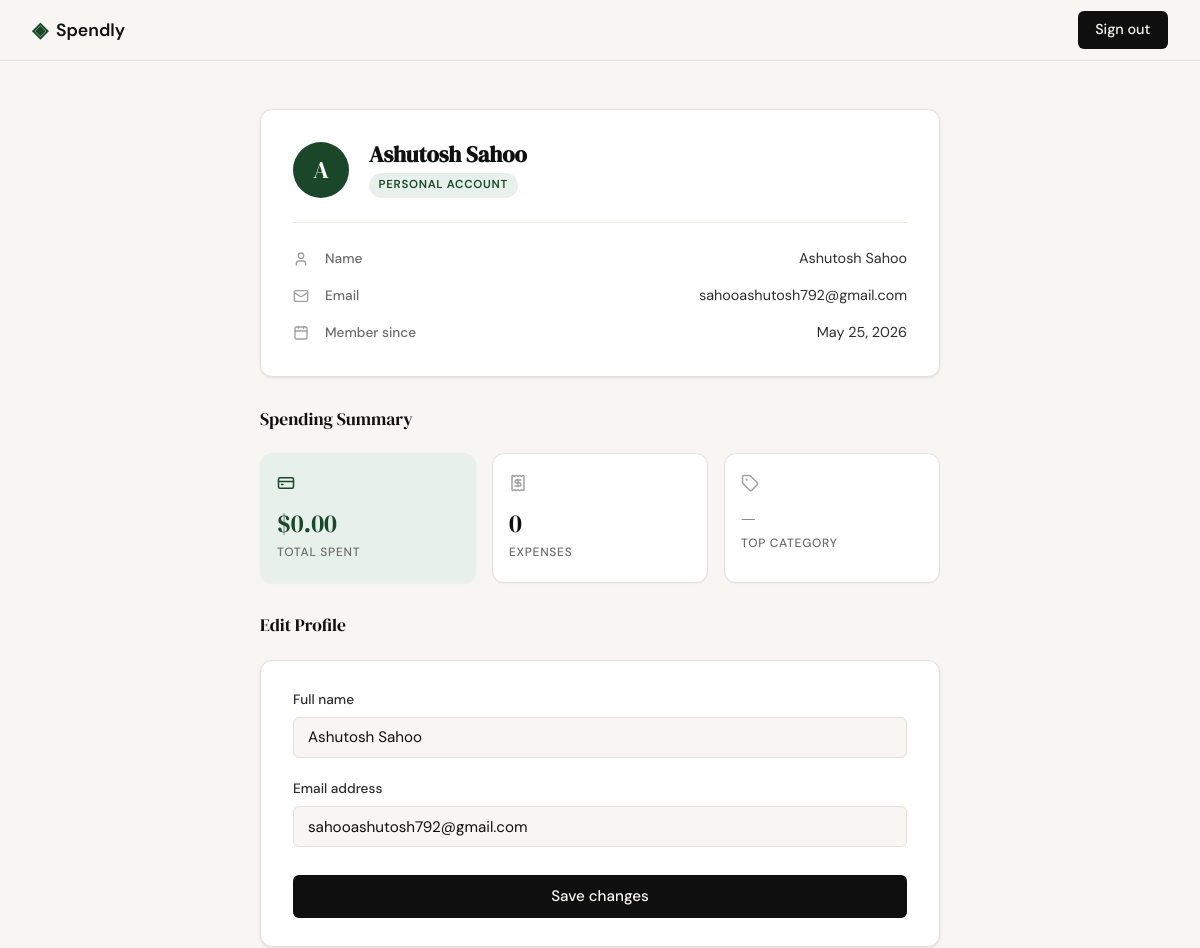
/profile (signed in, upper part), run on an earlier commit of the app's database.
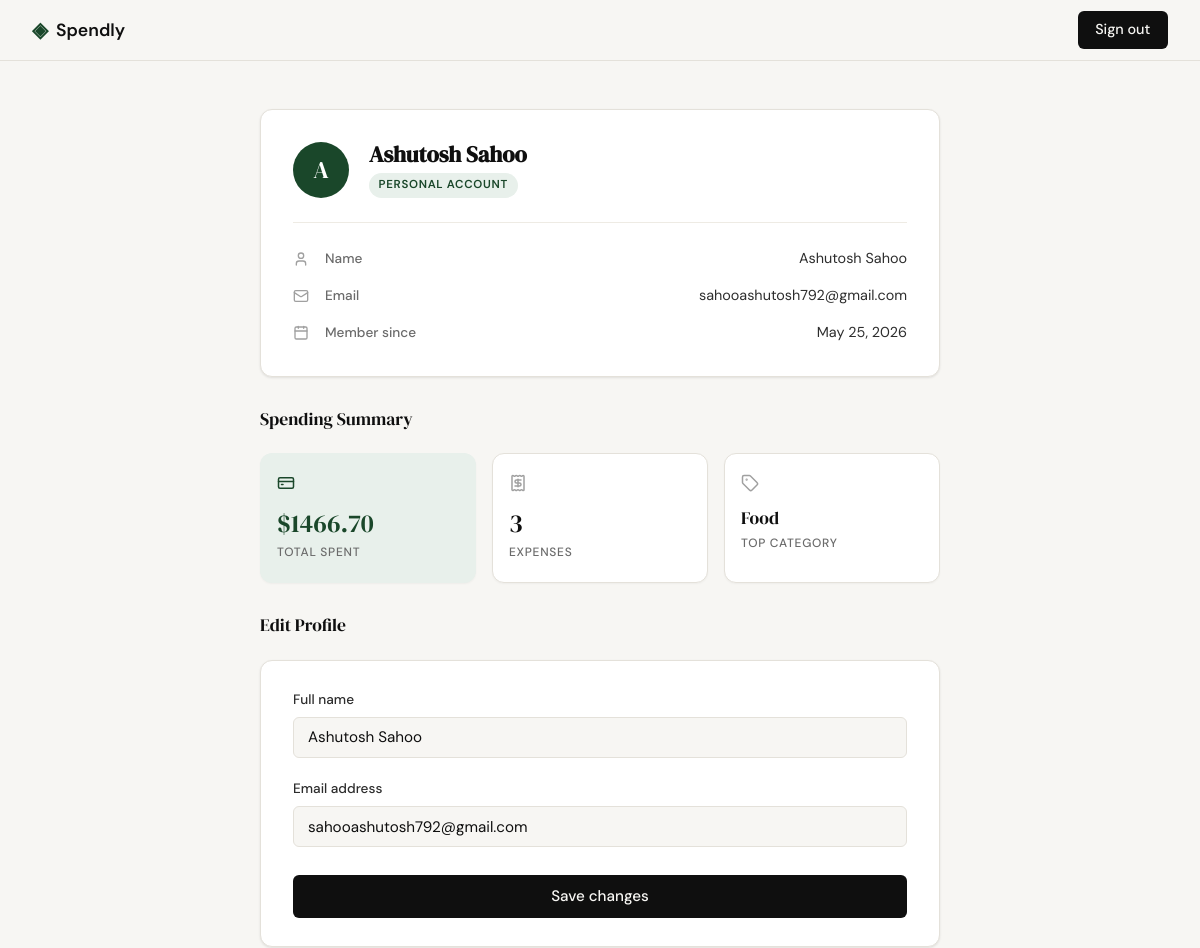
And on a later commit of the database.
### tables this page shows
CREATE TABLE users (
            id            INTEGER PRIMARY KEY AUTOINCREMENT,
            name          TEXT    NOT NULL,
            email         TEXT    UNIQUE NOT NULL,
            password_hash TEXT    NOT NULL,
            created_at    TEXT    DEFAULT (datetime('now'))
        );

CREATE TABLE expenses (
            id          INTEGER PRIMARY KEY AUTOINCREMENT,
            user_id     INTEGER NOT NULL REFERENCES users(id),
            amount      REAL    NOT NULL,
            category    TEXT    NOT NULL,
            date        TEXT    NOT NULL,
            description TEXT,
            created_at  TEXT    DEFAULT (datetime('now'))
        );

### app.py (the view)
@app.route("/profile")
def profile():
    user_id = session.get("user_id")
    if not user_id:
        abort(401)
    user         = get_user_by_id(user_id)
    summary      = get_expense_summary(user_id)
    member_since = datetime.strptime(user["created_at"][:10], "%Y-%m-%d").strftime("%B %d, %Y")
    total_spent  = f"{summary['total_spent']:.2f}"
    return render_template(
        "profile.html",
        user=user,
        summary=summary,
        member_since=member_since,
        total_spent=total_spent,
    )

### database/db.py (called while the page is built)
def get_db():
    conn = sqlite3.connect(DB_PATH)
    conn.row_factory = sqlite3.Row
    conn.execute("PRAGMA foreign_keys = ON")
    return conn

def get_user_by_id(user_id):
    conn = get_db()
    row = conn.execute("SELECT * FROM users WHERE id = ?", (user_id,)).fetchone()
    conn.close()
    return row

def get_expense_summary(user_id):
    conn = get_db()
    totals = conn.execute(
        "SELECT COALESCE(SUM(amount), 0.0), COUNT(*) FROM expenses WHERE user_id = ?",
        (user_id,),
    ).fetchone()
    top_row = conn.execute(
        """
        SELECT category
        FROM expenses
        WHERE user_id = ?
        GROUP BY category
        ORDER BY SUM(amount) DESC
        LIMIT 1
        """,
        (user_id,),
    ).fetchone()
    conn.close()
    return {
        "total_spent":   float(totals[0]),
        "expense_count": int(totals[1]),
        "top_category":  top_row[0] if top_row else None,
    }

### templates/profile.html (shortened to what this page needs)
{% extends "base.html" %}
{% block head %}
<link rel="stylesheet" href="{{ url_for('static', filename='css/profile.css') }}">
{% endblock %}
{% block content %}
<div class="profile-page">
    <div class="profile-inner">
        <section class="profile-card">
            <div class="profile-card-top">
                <div class="profile-avatar">{{ user.name[0] | upper }}</div>
                <div class="profile-identity">
                    <h1 class="profile-name">{{ user.name }}</h1>
                    <span class="profile-badge">Personal Account</span>
                </div>
            </div>
            <div class="profile-divider"></div>
            <div class="profile-fields">
                <div class="profile-field">
                    <span class="profile-field-icon"><i data-lucide="user"></i></span>
                    <span class="profile-field-label">Name</span>
                    <span class="profile-field-value">{{ user.name }}</span>
                </div>
                <div class="profile-field">
                    <span class="profile-field-icon"><i data-lucide="mail"></i></span>
                    <span class="profile-field-label">Email</span>
                    <span class="profile-field-value">{{ user.email }}</span>
                </div>
                <div class="profile-field">
                    <span class="profile-field-icon"><i data-lucide="calendar"></i></span>
                    <span class="profile-field-label">Member since</span>
                    <span class="profile-field-value">{{ member_since }}</span>
                </div>
            </div>
        </section>
        <div class="profile-section-label">Spending Summary</div>
        <div class="summary-strip">
            <div class="stat-tile stat-tile--accent">
                <div class="stat-tile-icon"><i data-lucide="credit-card"></i></div>
                <span class="stat-value">${{ total_spent }}</span>
                <span class="stat-label">Total Spent</span>
            </div>
            <div class="stat-tile">
                <div class="stat-tile-icon"><i data-lucide="receipt"></i></div>
                <span class="stat-value">{{ summary.expense_count }}</span>
                <span class="stat-label">Expenses</span>
            </div>
            <div class="stat-tile">
                <div class="stat-tile-icon"><i data-lucide="tag"></i></div>
                <span class="stat-value stat-value--category">
                    {% if summary.top_category %}{{ summary.top_category }}{% else %}—{% endif %}
                </span>
                <span class="stat-label">Top Category</span>
            </div>
        </div>
        <div class="profile-section-label">Edit Profile</div>
        <div class="profile-edit-panel">
            <form method="POST" action="{{ url_for('profile_edit') }}">
                <div class="form-group">
                    <label for="name">Full name</label>
                    <input type="text" id="name" name="name"
                           class="form-input" value="{{ user.name }}" required>
                </div>
                <div class="form-group">
                    <label for="email">Email address</label>
                    <input type="email" id="email" name="email"
                           class="form-input" value="{{ user.email }}" required>
                </div>
                <button type="submit" class="btn-submit">Save changes</button>
            </form>
        </div>
    </div>
</div>
{% endblock %}

### templates/base.html (shortened to what this page needs)
<!DOCTYPE html>
<html lang="en">
<head>
    <link rel="stylesheet" href="{{ url_for('static', filename='css/style.css') }}">
    {% block head %}{% endblock %}
</head>
<body>
    <nav class="navbar">
        <div class="nav-inner">
            <a href="{{ url_for('landing') }}" class="nav-brand">
                <span class="brand-icon">◈</span>
                <span class="brand-name">Spendly</span>
            </a>
            <div class="nav-links">
                {% if session.get("user_id") %}
                <a href="{{ url_for('logout') }}" class="nav-cta">Sign out</a>
                {% else %}
                <a href="{{ url_for('login') }}">Sign in</a>
                <a href="{{ url_for('register') }}" class="nav-cta">Get started</a>
                {% endif %}
            </div>
        </div>
    </nav>
    <main class="main-content">
        {% block content %}{% endblock %}
    </main>
</body>
</html>

### static/css/style.css (style rules this page uses)
:root { --ink: #0f0f0f; --ink-soft: #2d2d2d; --ink-muted: #6b6b6b; --ink-faint: #a0a0a0; --paper: #f7f6f3; --paper-warm: #f0ede6; --paper-card: #ffffff; --accent: #1a472a; --accent-light: #e8f0eb; --accent-2: #c17f24; --accent-2-light: #fdf3e3; --danger: #c0392b; --danger-light: #fdecea; --border: #e4e1da; --border-soft: #eeebe4; --font-display: 'DM Serif Display', Georgia, serif; --font-body: 'DM Sans', system-ui, sans-serif; --max-width: 1200px; --auth-width: 440px; --radius-sm: 6px; --radius-md: 12px; --radius-lg: 20px; }
*, *::before, *::after { box-sizing: border-box; margin: 0; padding: 0; }
html { font-size: 16px; scroll-behavior: smooth; }
body { background: var(--paper); color: var(--ink); font-family: var(--font-body); font-size: 1rem; line-height: 1.6; -webkit-font-smoothing: antialiased; }
a { color: inherit; text-decoration: none; }
.navbar { position: sticky; top: 0; z-index: 100; background: var(--paper); border-bottom: 1px solid var(--border); padding: 0 2rem; }
.nav-inner { max-width: var(--max-width); margin: 0 auto; height: 60px; display: flex; align-items: center; justify-content: space-between; }
.nav-brand { display: flex; align-items: center; gap: 0.5rem; font-family: var(--font-body); font-weight: 600; font-size: 1.1rem; color: var(--ink); }
.brand-icon { color: var(--accent); font-size: 1.3rem; }
.brand-name { color: var(--ink); }
.nav-links { display: flex; align-items: center; gap: 1.5rem; font-size: 0.9rem; font-weight: 500; }
.nav-links a { color: var(--ink-muted); transition: color 0.2s; }
.nav-cta { background: var(--ink) !important; color: var(--paper) !important; padding: 0.45rem 1.1rem; border-radius: var(--radius-sm); transition: background 0.2s !important; }
.main-content { min-height: calc(100vh - 60px - 100px); }
.form-group { margin-bottom: 1.25rem; }
.form-group label { display: block; font-size: 0.85rem; font-weight: 500; color: var(--ink-soft); margin-bottom: 0.4rem; }
.form-input { width: 100%; padding: 0.6rem 0.875rem; border: 1px solid var(--border); border-radius: var(--radius-sm); font-family: var(--font-body); font-size: 0.95rem; color: var(--ink); background: var(--paper); outline: none; transition: border-color 0.2s; }
.form-input::placeholder { color: var(--ink-faint); }
.btn-submit { width: 100%; padding: 0.7rem; background: var(--ink); color: var(--paper); border: none; border-radius: var(--radius-sm); font-family: var(--font-body); font-size: 0.95rem; font-weight: 500; cursor: pointer; transition: background 0.2s; margin-top: 0.5rem; }

What changed in the data, as far as the page shows it:
added expenses: top_category "Food"
Also different on the page:
{{ total_spent }}: "0.00" → "1466.70"
{{ summary.expense_count }}: "0" → "3"
